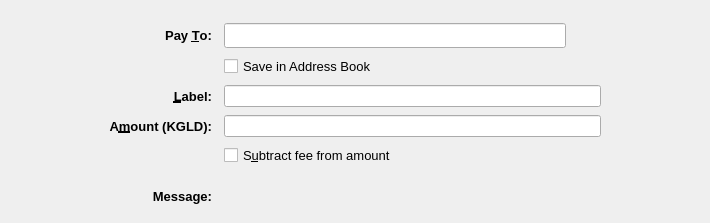
<?xml version="1.0" encoding="UTF-8"?>
<ui version="4.0">
 <class>SendCoinsEntry</class>
 <widget class="QStackedWidget" name="SendCoinsEntry">
  <property name="geometry">
   <rect>
    <x>0</x>
    <y>0</y>
    <width>710</width>
    <height>223</height>
   </rect>
  </property>
  <property name="focusPolicy">
   <enum>Qt::TabFocus</enum>
  </property>
  <property name="autoFillBackground">
   <bool>false</bool>
  </property>
  <property name="styleSheet">
   <string notr="true"/>
  </property>
  <property name="currentIndex">
   <number>0</number>
  </property>
  <widget class="QFrame" name="SendCoins">
   <property name="toolTip">
    <string>This is a normal payment.</string>
   </property>
   <property name="frameShape">
    <enum>QFrame::NoFrame</enum>
   </property>
   <layout class="QGridLayout" name="gridLayout">
    <property name="topMargin">
     <number>8</number>
    </property>
    <property name="bottomMargin">
     <number>4</number>
    </property>
    <property name="horizontalSpacing">
     <number>12</number>
    </property>
    <property name="verticalSpacing">
     <number>8</number>
    </property>
    <item row="1" column="0">
     <spacer name="horizontalSpacer">
      <property name="orientation">
       <enum>Qt::Horizontal</enum>
      </property>
      <property name="sizeType">
       <enum>QSizePolicy::Maximum</enum>
      </property>
      <property name="sizeHint" stdset="0">
       <size>
        <width>100</width>
        <height>20</height>
       </size>
      </property>
     </spacer>
    </item>
    <item row="3" column="2">
     <widget class="QLineEdit" name="addAsLabel">
      <property name="sizePolicy">
       <sizepolicy hsizetype="Expanding" vsizetype="Expanding">
        <horstretch>0</horstretch>
        <verstretch>0</verstretch>
       </sizepolicy>
      </property>
      <property name="toolTip">
       <string>Enter a label for this address to add it to the list of used addresses</string>
      </property>
      <property name="styleSheet">
       <string notr="true"/>
      </property>
     </widget>
    </item>
    <item row="0" column="2">
     <spacer name="verticalSpacer">
      <property name="orientation">
       <enum>Qt::Vertical</enum>
      </property>
      <property name="sizeHint" stdset="0">
       <size>
        <width>20</width>
        <height>40</height>
       </size>
      </property>
     </spacer>
    </item>
    <item row="1" column="3">
     <spacer name="horizontalSpacer_2">
      <property name="orientation">
       <enum>Qt::Horizontal</enum>
      </property>
      <property name="sizeType">
       <enum>QSizePolicy::Maximum</enum>
      </property>
      <property name="sizeHint" stdset="0">
       <size>
        <width>100</width>
        <height>20</height>
       </size>
      </property>
     </spacer>
    </item>
    <item row="12" column="2">
     <widget class="QLabel" name="messageTextLabel">
      <property name="toolTip">
       <string>A message that was attached to the kazugold: URI which will be stored with the transaction for your reference. Note: This message will not be sent over the KazuGold network.</string>
      </property>
      <property name="styleSheet">
       <string notr="true"/>
      </property>
      <property name="textFormat">
       <enum>Qt::PlainText</enum>
      </property>
     </widget>
    </item>
    <item row="1" column="1">
     <widget class="QLabel" name="payToLabel">
      <property name="font">
       <font>
        <pointsize>10</pointsize>
        <weight>75</weight>
        <bold>true</bold>
       </font>
      </property>
      <property name="text">
       <string>Pay &amp;To:</string>
      </property>
      <property name="alignment">
       <set>Qt::AlignRight|Qt::AlignTrailing|Qt::AlignVCenter</set>
      </property>
      <property name="buddy">
       <cstring>payTo</cstring>
      </property>
     </widget>
    </item>
    <item row="12" column="1">
     <widget class="QLabel" name="messageLabel">
      <property name="font">
       <font>
        <pointsize>10</pointsize>
        <weight>75</weight>
        <bold>true</bold>
       </font>
      </property>
      <property name="text">
       <string>Message:</string>
      </property>
      <property name="alignment">
       <set>Qt::AlignRight|Qt::AlignTrailing|Qt::AlignVCenter</set>
      </property>
     </widget>
    </item>
    <item row="6" column="2">
     <layout class="QHBoxLayout" name="horizontalLayoutAmount" stretch="0">
      <item>
       <widget class="KazuGoldAmountField" name="payAmount">
        <property name="sizePolicy">
         <sizepolicy hsizetype="Expanding" vsizetype="Expanding">
          <horstretch>0</horstretch>
          <verstretch>0</verstretch>
         </sizepolicy>
        </property>
        <property name="styleSheet">
         <string notr="true"/>
        </property>
       </widget>
      </item>
     </layout>
    </item>
    <item row="3" column="1">
     <widget class="QLabel" name="labellLabel">
      <property name="font">
       <font>
        <pointsize>10</pointsize>
        <weight>75</weight>
        <bold>true</bold>
       </font>
      </property>
      <property name="text">
       <string>&amp;Label:</string>
      </property>
      <property name="alignment">
       <set>Qt::AlignRight|Qt::AlignTrailing|Qt::AlignVCenter</set>
      </property>
      <property name="buddy">
       <cstring>addAsLabel</cstring>
      </property>
     </widget>
    </item>
    <item row="1" column="2">
     <layout class="QHBoxLayout" name="payToLayout">
      <property name="spacing">
       <number>0</number>
      </property>
      <item>
       <widget class="QValidatedLineEdit" name="payTo">
        <property name="sizePolicy">
         <sizepolicy hsizetype="Expanding" vsizetype="Expanding">
          <horstretch>0</horstretch>
          <verstretch>0</verstretch>
         </sizepolicy>
        </property>
        <property name="toolTip">
         <string>The KazuGold address to send the payment to</string>
        </property>
        <property name="styleSheet">
         <string notr="true"/>
        </property>
       </widget>
      </item>
      <item>
       <widget class="QToolButton" name="addressBookButton">
        <property name="toolTip">
         <string notr="true"/>
        </property>
        <property name="styleSheet">
         <string notr="true">border:0;background:transparent</string>
        </property>
        <property name="text">
         <string/>
        </property>
        <property name="icon">
         <iconset resource="../kazugold.qrc">
          <normaloff>:/icons/address-book</normaloff>:/icons/address-book</iconset>
        </property>
        <property name="iconSize">
         <size>
          <width>22</width>
          <height>22</height>
         </size>
        </property>
        <property name="shortcut">
         <string>Alt+A</string>
        </property>
       </widget>
      </item>
      <item>
       <spacer name="horizontalSpacer_3">
        <property name="orientation">
         <enum>Qt::Horizontal</enum>
        </property>
        <property name="sizeType">
         <enum>QSizePolicy::Maximum</enum>
        </property>
        <property name="sizeHint" stdset="0">
         <size>
          <width>10</width>
          <height>20</height>
         </size>
        </property>
       </spacer>
      </item>
     </layout>
    </item>
    <item row="10" column="2">
     <spacer name="verticalSpacer_3">
      <property name="orientation">
       <enum>Qt::Vertical</enum>
      </property>
      <property name="sizeHint" stdset="0">
       <size>
        <width>20</width>
        <height>40</height>
       </size>
      </property>
     </spacer>
    </item>
    <item row="2" column="2">
     <widget class="QCheckBox" name="addressBookCheckBox">
      <property name="font">
       <font>
        <pointsize>10</pointsize>
       </font>
      </property>
      <property name="text">
       <string>Save in Address Book</string>
      </property>
     </widget>
    </item>
    <item row="6" column="1">
     <widget class="QLabel" name="amountLabel">
      <property name="font">
       <font>
        <pointsize>10</pointsize>
        <weight>75</weight>
        <bold>true</bold>
       </font>
      </property>
      <property name="text">
       <string>A&amp;mount (KGLD):</string>
      </property>
      <property name="alignment">
       <set>Qt::AlignRight|Qt::AlignTrailing|Qt::AlignVCenter</set>
      </property>
      <property name="buddy">
       <cstring>payAmount</cstring>
      </property>
     </widget>
    </item>
    <item row="13" column="2">
     <spacer name="verticalSpacer_2">
      <property name="orientation">
       <enum>Qt::Vertical</enum>
      </property>
      <property name="sizeHint" stdset="0">
       <size>
        <width>20</width>
        <height>40</height>
       </size>
      </property>
     </spacer>
    </item>
    <item row="7" column="2">
     <widget class="QCheckBox" name="checkboxSubtractFeeFromAmount">
      <property name="font">
       <font>
        <pointsize>10</pointsize>
       </font>
      </property>
      <property name="toolTip">
       <string>The fee will be deducted from the amount being sent. The recipient will receive less kazugolds than you enter in the amount field. If multiple recipients are selected, the fee is split equally.</string>
      </property>
      <property name="text">
       <string>S&amp;ubtract fee from amount</string>
      </property>
     </widget>
    </item>
   </layout>
  </widget>
  <widget class="QFrame" name="SendCoins_UnauthenticatedPaymentRequest">
   <property name="palette">
    <palette>
     <active>
      <colorrole role="WindowText">
       <brush brushstyle="SolidPattern">
        <color alpha="255">
         <red>0</red>
         <green>0</green>
         <blue>0</blue>
        </color>
       </brush>
      </colorrole>
      <colorrole role="Button">
       <brush brushstyle="SolidPattern">
        <color alpha="255">
         <red>239</red>
         <green>241</green>
         <blue>244</blue>
        </color>
       </brush>
      </colorrole>
      <colorrole role="Light">
       <brush brushstyle="SolidPattern">
        <color alpha="255">
         <red>255</red>
         <green>255</green>
         <blue>255</blue>
        </color>
       </brush>
      </colorrole>
      <colorrole role="Midlight">
       <brush brushstyle="SolidPattern">
        <color alpha="255">
         <red>255</red>
         <green>255</green>
         <blue>191</blue>
        </color>
       </brush>
      </colorrole>
      <colorrole role="Dark">
       <brush brushstyle="SolidPattern">
        <color alpha="255">
         <red>127</red>
         <green>127</green>
         <blue>63</blue>
        </color>
       </brush>
      </colorrole>
      <colorrole role="Mid">
       <brush brushstyle="SolidPattern">
        <color alpha="255">
         <red>170</red>
         <green>170</green>
         <blue>84</blue>
        </color>
       </brush>
      </colorrole>
      <colorrole role="Text">
       <brush brushstyle="SolidPattern">
        <color alpha="255">
         <red>0</red>
         <green>0</green>
         <blue>0</blue>
        </color>
       </brush>
      </colorrole>
      <colorrole role="BrightText">
       <brush brushstyle="SolidPattern">
        <color alpha="255">
         <red>255</red>
         <green>255</green>
         <blue>255</blue>
        </color>
       </brush>
      </colorrole>
      <colorrole role="ButtonText">
       <brush brushstyle="SolidPattern">
        <color alpha="255">
         <red>0</red>
         <green>0</green>
         <blue>0</blue>
        </color>
       </brush>
      </colorrole>
      <colorrole role="Base">
       <brush brushstyle="SolidPattern">
        <color alpha="255">
         <red>239</red>
         <green>241</green>
         <blue>244</blue>
        </color>
       </brush>
      </colorrole>
      <colorrole role="Window">
       <brush brushstyle="SolidPattern">
        <color alpha="255">
         <red>239</red>
         <green>241</green>
         <blue>244</blue>
        </color>
       </brush>
      </colorrole>
      <colorrole role="Shadow">
       <brush brushstyle="SolidPattern">
        <color alpha="255">
         <red>0</red>
         <green>0</green>
         <blue>0</blue>
        </color>
       </brush>
      </colorrole>
      <colorrole role="AlternateBase">
       <brush brushstyle="SolidPattern">
        <color alpha="255">
         <red>255</red>
         <green>255</green>
         <blue>191</blue>
        </color>
       </brush>
      </colorrole>
      <colorrole role="ToolTipBase">
       <brush brushstyle="SolidPattern">
        <color alpha="255">
         <red>255</red>
         <green>255</green>
         <blue>220</blue>
        </color>
       </brush>
      </colorrole>
      <colorrole role="ToolTipText">
       <brush brushstyle="SolidPattern">
        <color alpha="255">
         <red>0</red>
         <green>0</green>
         <blue>0</blue>
        </color>
       </brush>
      </colorrole>
     </active>
     <inactive>
      <colorrole role="WindowText">
       <brush brushstyle="SolidPattern">
        <color alpha="255">
         <red>0</red>
         <green>0</green>
         <blue>0</blue>
        </color>
       </brush>
      </colorrole>
      <colorrole role="Button">
       <brush brushstyle="SolidPattern">
        <color alpha="255">
         <red>239</red>
         <green>241</green>
         <blue>244</blue>
        </color>
       </brush>
      </colorrole>
      <colorrole role="Light">
       <brush brushstyle="SolidPattern">
        <color alpha="255">
         <red>255</red>
         <green>255</green>
         <blue>255</blue>
        </color>
       </brush>
      </colorrole>
      <colorrole role="Midlight">
       <brush brushstyle="SolidPattern">
        <color alpha="255">
         <red>255</red>
         <green>255</green>
         <blue>191</blue>
        </color>
       </brush>
      </colorrole>
      <colorrole role="Dark">
       <brush brushstyle="SolidPattern">
        <color alpha="255">
         <red>127</red>
         <green>127</green>
         <blue>63</blue>
        </color>
       </brush>
      </colorrole>
      <colorrole role="Mid">
       <brush brushstyle="SolidPattern">
        <color alpha="255">
         <red>170</red>
         <green>170</green>
         <blue>84</blue>
        </color>
       </brush>
      </colorrole>
      <colorrole role="Text">
       <brush brushstyle="SolidPattern">
        <color alpha="255">
         <red>0</red>
         <green>0</green>
         <blue>0</blue>
        </color>
       </brush>
      </colorrole>
      <colorrole role="BrightText">
       <brush brushstyle="SolidPattern">
        <color alpha="255">
         <red>255</red>
         <green>255</green>
         <blue>255</blue>
        </color>
       </brush>
      </colorrole>
      <colorrole role="ButtonText">
       <brush brushstyle="SolidPattern">
        <color alpha="255">
         <red>0</red>
         <green>0</green>
         <blue>0</blue>
        </color>
       </brush>
      </colorrole>
      <colorrole role="Base">
       <brush brushstyle="SolidPattern">
        <color alpha="255">
         <red>239</red>
         <green>241</green>
         <blue>244</blue>
        </color>
       </brush>
      </colorrole>
      <colorrole role="Window">
       <brush brushstyle="SolidPattern">
        <color alpha="255">
         <red>239</red>
         <green>241</green>
         <blue>244</blue>
        </color>
       </brush>
      </colorrole>
      <colorrole role="Shadow">
       <brush brushstyle="SolidPattern">
        <color alpha="255">
         <red>0</red>
         <green>0</green>
         <blue>0</blue>
        </color>
       </brush>
      </colorrole>
      <colorrole role="AlternateBase">
       <brush brushstyle="SolidPattern">
        <color alpha="255">
         <red>255</red>
         <green>255</green>
         <blue>191</blue>
        </color>
       </brush>
      </colorrole>
      <colorrole role="ToolTipBase">
       <brush brushstyle="SolidPattern">
        <color alpha="255">
         <red>255</red>
         <green>255</green>
         <blue>220</blue>
        </color>
       </brush>
      </colorrole>
      <colorrole role="ToolTipText">
       <brush brushstyle="SolidPattern">
        <color alpha="255">
         <red>0</red>
         <green>0</green>
         <blue>0</blue>
        </color>
       </brush>
      </colorrole>
     </inactive>
     <disabled>
      <colorrole role="WindowText">
       <brush brushstyle="SolidPattern">
        <color alpha="255">
         <red>127</red>
         <green>127</green>
         <blue>63</blue>
        </color>
       </brush>
      </colorrole>
      <colorrole role="Button">
       <brush brushstyle="SolidPattern">
        <color alpha="255">
         <red>239</red>
         <green>241</green>
         <blue>244</blue>
        </color>
       </brush>
      </colorrole>
      <colorrole role="Light">
       <brush brushstyle="SolidPattern">
        <color alpha="255">
         <red>255</red>
         <green>255</green>
         <blue>255</blue>
        </color>
       </brush>
      </colorrole>
      <colorrole role="Midlight">
       <brush brushstyle="SolidPattern">
        <color alpha="255">
         <red>255</red>
         <green>255</green>
         <blue>191</blue>
        </color>
       </brush>
      </colorrole>
      <colorrole role="Dark">
       <brush brushstyle="SolidPattern">
        <color alpha="255">
         <red>127</red>
         <green>127</green>
         <blue>63</blue>
        </color>
       </brush>
      </colorrole>
      <colorrole role="Mid">
       <brush brushstyle="SolidPattern">
        <color alpha="255">
         <red>170</red>
         <green>170</green>
         <blue>84</blue>
        </color>
       </brush>
      </colorrole>
      <colorrole role="Text">
       <brush brushstyle="SolidPattern">
        <color alpha="255">
         <red>127</red>
         <green>127</green>
         <blue>63</blue>
        </color>
       </brush>
      </colorrole>
      <colorrole role="BrightText">
       <brush brushstyle="SolidPattern">
        <color alpha="255">
         <red>255</red>
         <green>255</green>
         <blue>255</blue>
        </color>
       </brush>
      </colorrole>
      <colorrole role="ButtonText">
       <brush brushstyle="SolidPattern">
        <color alpha="255">
         <red>127</red>
         <green>127</green>
         <blue>63</blue>
        </color>
       </brush>
      </colorrole>
      <colorrole role="Base">
       <brush brushstyle="SolidPattern">
        <color alpha="255">
         <red>239</red>
         <green>241</green>
         <blue>244</blue>
        </color>
       </brush>
      </colorrole>
      <colorrole role="Window">
       <brush brushstyle="SolidPattern">
        <color alpha="255">
         <red>239</red>
         <green>241</green>
         <blue>244</blue>
        </color>
       </brush>
      </colorrole>
      <colorrole role="Shadow">
       <brush brushstyle="SolidPattern">
        <color alpha="255">
         <red>0</red>
         <green>0</green>
         <blue>0</blue>
        </color>
       </brush>
      </colorrole>
      <colorrole role="AlternateBase">
       <brush brushstyle="SolidPattern">
        <color alpha="255">
         <red>255</red>
         <green>255</green>
         <blue>127</blue>
        </color>
       </brush>
      </colorrole>
      <colorrole role="ToolTipBase">
       <brush brushstyle="SolidPattern">
        <color alpha="255">
         <red>255</red>
         <green>255</green>
         <blue>220</blue>
        </color>
       </brush>
      </colorrole>
      <colorrole role="ToolTipText">
       <brush brushstyle="SolidPattern">
        <color alpha="255">
         <red>0</red>
         <green>0</green>
         <blue>0</blue>
        </color>
       </brush>
      </colorrole>
     </disabled>
    </palette>
   </property>
   <property name="toolTip">
    <string>This is an unauthenticated payment request.</string>
   </property>
   <property name="autoFillBackground">
    <bool>false</bool>
   </property>
   <property name="frameShape">
    <enum>QFrame::NoFrame</enum>
   </property>
   <layout class="QGridLayout" name="gridLayout_is">
    <property name="spacing">
     <number>12</number>
    </property>
    <item row="0" column="0">
     <widget class="QLabel" name="payToLabel_is">
      <property name="text">
       <string>Pay To:</string>
      </property>
      <property name="alignment">
       <set>Qt::AlignRight|Qt::AlignTrailing|Qt::AlignVCenter</set>
      </property>
     </widget>
    </item>
    <item row="0" column="1">
     <layout class="QHBoxLayout" name="payToLayout_is">
      <property name="spacing">
       <number>0</number>
      </property>
      <item>
       <widget class="QLabel" name="payTo_is">
        <property name="styleSheet">
         <string notr="true">background: #fff; border-radius: 4px; border: 1px solid #000; padding:2px</string>
        </property>
       </widget>
      </item>
      <item>
       <widget class="QToolButton" name="deleteButton_is">
        <property name="toolTip">
         <string>Remove this entry</string>
        </property>
        <property name="text">
         <string/>
        </property>
        <property name="icon">
         <iconset resource="../kazugold.qrc">
          <normaloff>:/icons/remove</normaloff>:/icons/remove</iconset>
        </property>
       </widget>
      </item>
     </layout>
    </item>
    <item row="1" column="0">
     <widget class="QLabel" name="memoLabel_is">
      <property name="text">
       <string>Memo:</string>
      </property>
      <property name="alignment">
       <set>Qt::AlignRight|Qt::AlignTrailing|Qt::AlignVCenter</set>
      </property>
     </widget>
    </item>
    <item row="1" column="1">
     <widget class="QLabel" name="memoTextLabel_is">
      <property name="styleSheet">
       <string notr="true">background: #fff; border-radius: 4px; border: 1px solid #000; padding:2px</string>
      </property>
      <property name="textFormat">
       <enum>Qt::PlainText</enum>
      </property>
     </widget>
    </item>
    <item row="2" column="0">
     <widget class="QLabel" name="amountLabel_is">
      <property name="text">
       <string>A&amp;mount:</string>
      </property>
      <property name="alignment">
       <set>Qt::AlignRight|Qt::AlignTrailing|Qt::AlignVCenter</set>
      </property>
      <property name="buddy">
       <cstring>payAmount_is</cstring>
      </property>
     </widget>
    </item>
    <item row="2" column="1">
     <widget class="KazuGoldAmountField" name="payAmount_is">
      <property name="acceptDrops">
       <bool>false</bool>
      </property>
      <property name="styleSheet">
       <string notr="true">background: #fff; border-radius: 4px; border: 1px solid #000; padding:2px</string>
      </property>
     </widget>
    </item>
   </layout>
  </widget>
  <widget class="QFrame" name="SendCoins_AuthenticatedPaymentRequest">
   <property name="palette">
    <palette>
     <active>
      <colorrole role="WindowText">
       <brush brushstyle="SolidPattern">
        <color alpha="255">
         <red>0</red>
         <green>0</green>
         <blue>0</blue>
        </color>
       </brush>
      </colorrole>
      <colorrole role="Button">
       <brush brushstyle="SolidPattern">
        <color alpha="255">
         <red>239</red>
         <green>241</green>
         <blue>244</blue>
        </color>
       </brush>
      </colorrole>
      <colorrole role="Light">
       <brush brushstyle="SolidPattern">
        <color alpha="255">
         <red>230</red>
         <green>255</green>
         <blue>224</blue>
        </color>
       </brush>
      </colorrole>
      <colorrole role="Midlight">
       <brush brushstyle="SolidPattern">
        <color alpha="255">
         <red>185</red>
         <green>243</green>
         <blue>171</blue>
        </color>
       </brush>
      </colorrole>
      <colorrole role="Dark">
       <brush brushstyle="SolidPattern">
        <color alpha="255">
         <red>70</red>
         <green>116</green>
         <blue>59</blue>
        </color>
       </brush>
      </colorrole>
      <colorrole role="Mid">
       <brush brushstyle="SolidPattern">
        <color alpha="255">
         <red>93</red>
         <green>155</green>
         <blue>79</blue>
        </color>
       </brush>
      </colorrole>
      <colorrole role="Text">
       <brush brushstyle="SolidPattern">
        <color alpha="255">
         <red>0</red>
         <green>0</green>
         <blue>0</blue>
        </color>
       </brush>
      </colorrole>
      <colorrole role="BrightText">
       <brush brushstyle="SolidPattern">
        <color alpha="255">
         <red>155</red>
         <green>255</green>
         <blue>147</blue>
        </color>
       </brush>
      </colorrole>
      <colorrole role="ButtonText">
       <brush brushstyle="SolidPattern">
        <color alpha="255">
         <red>0</red>
         <green>0</green>
         <blue>0</blue>
        </color>
       </brush>
      </colorrole>
      <colorrole role="Base">
       <brush brushstyle="SolidPattern">
        <color alpha="255">
         <red>239</red>
         <green>241</green>
         <blue>244</blue>
        </color>
       </brush>
      </colorrole>
      <colorrole role="Window">
       <brush brushstyle="SolidPattern">
        <color alpha="255">
         <red>239</red>
         <green>241</green>
         <blue>244</blue>
        </color>
       </brush>
      </colorrole>
      <colorrole role="Shadow">
       <brush brushstyle="SolidPattern">
        <color alpha="255">
         <red>0</red>
         <green>0</green>
         <blue>0</blue>
        </color>
       </brush>
      </colorrole>
      <colorrole role="AlternateBase">
       <brush brushstyle="SolidPattern">
        <color alpha="255">
         <red>197</red>
         <green>243</green>
         <blue>187</blue>
        </color>
       </brush>
      </colorrole>
      <colorrole role="NoRole">
       <brush brushstyle="SolidPattern">
        <color alpha="255">
         <red>125</red>
         <green>194</green>
         <blue>122</blue>
        </color>
       </brush>
      </colorrole>
      <colorrole role="ToolTipBase">
       <brush brushstyle="SolidPattern">
        <color alpha="255">
         <red>255</red>
         <green>255</green>
         <blue>220</blue>
        </color>
       </brush>
      </colorrole>
      <colorrole role="ToolTipText">
       <brush brushstyle="SolidPattern">
        <color alpha="255">
         <red>0</red>
         <green>0</green>
         <blue>0</blue>
        </color>
       </brush>
      </colorrole>
     </active>
     <inactive>
      <colorrole role="WindowText">
       <brush brushstyle="SolidPattern">
        <color alpha="255">
         <red>0</red>
         <green>0</green>
         <blue>0</blue>
        </color>
       </brush>
      </colorrole>
      <colorrole role="Button">
       <brush brushstyle="SolidPattern">
        <color alpha="255">
         <red>239</red>
         <green>241</green>
         <blue>244</blue>
        </color>
       </brush>
      </colorrole>
      <colorrole role="Light">
       <brush brushstyle="SolidPattern">
        <color alpha="255">
         <red>230</red>
         <green>255</green>
         <blue>224</blue>
        </color>
       </brush>
      </colorrole>
      <colorrole role="Midlight">
       <brush brushstyle="SolidPattern">
        <color alpha="255">
         <red>185</red>
         <green>243</green>
         <blue>171</blue>
        </color>
       </brush>
      </colorrole>
      <colorrole role="Dark">
       <brush brushstyle="SolidPattern">
        <color alpha="255">
         <red>70</red>
         <green>116</green>
         <blue>59</blue>
        </color>
       </brush>
      </colorrole>
      <colorrole role="Mid">
       <brush brushstyle="SolidPattern">
        <color alpha="255">
         <red>93</red>
         <green>155</green>
         <blue>79</blue>
        </color>
       </brush>
      </colorrole>
      <colorrole role="Text">
       <brush brushstyle="SolidPattern">
        <color alpha="255">
         <red>0</red>
         <green>0</green>
         <blue>0</blue>
        </color>
       </brush>
      </colorrole>
      <colorrole role="BrightText">
       <brush brushstyle="SolidPattern">
        <color alpha="255">
         <red>155</red>
         <green>255</green>
         <blue>147</blue>
        </color>
       </brush>
      </colorrole>
      <colorrole role="ButtonText">
       <brush brushstyle="SolidPattern">
        <color alpha="255">
         <red>0</red>
         <green>0</green>
         <blue>0</blue>
        </color>
       </brush>
      </colorrole>
      <colorrole role="Base">
       <brush brushstyle="SolidPattern">
        <color alpha="255">
         <red>239</red>
         <green>241</green>
         <blue>244</blue>
        </color>
       </brush>
      </colorrole>
      <colorrole role="Window">
       <brush brushstyle="SolidPattern">
        <color alpha="255">
         <red>239</red>
         <green>241</green>
         <blue>244</blue>
        </color>
       </brush>
      </colorrole>
      <colorrole role="Shadow">
       <brush brushstyle="SolidPattern">
        <color alpha="255">
         <red>0</red>
         <green>0</green>
         <blue>0</blue>
        </color>
       </brush>
      </colorrole>
      <colorrole role="AlternateBase">
       <brush brushstyle="SolidPattern">
        <color alpha="255">
         <red>197</red>
         <green>243</green>
         <blue>187</blue>
        </color>
       </brush>
      </colorrole>
      <colorrole role="NoRole">
       <brush brushstyle="SolidPattern">
        <color alpha="255">
         <red>125</red>
         <green>194</green>
         <blue>122</blue>
        </color>
       </brush>
      </colorrole>
      <colorrole role="ToolTipBase">
       <brush brushstyle="SolidPattern">
        <color alpha="255">
         <red>255</red>
         <green>255</green>
         <blue>220</blue>
        </color>
       </brush>
      </colorrole>
      <colorrole role="ToolTipText">
       <brush brushstyle="SolidPattern">
        <color alpha="255">
         <red>0</red>
         <green>0</green>
         <blue>0</blue>
        </color>
       </brush>
      </colorrole>
     </inactive>
     <disabled>
      <colorrole role="WindowText">
       <brush brushstyle="SolidPattern">
        <color alpha="255">
         <red>70</red>
         <green>116</green>
         <blue>59</blue>
        </color>
       </brush>
      </colorrole>
      <colorrole role="Button">
       <brush brushstyle="SolidPattern">
        <color alpha="255">
         <red>239</red>
         <green>241</green>
         <blue>244</blue>
        </color>
       </brush>
      </colorrole>
      <colorrole role="Light">
       <brush brushstyle="SolidPattern">
        <color alpha="255">
         <red>230</red>
         <green>255</green>
         <blue>224</blue>
        </color>
       </brush>
      </colorrole>
      <colorrole role="Midlight">
       <brush brushstyle="SolidPattern">
        <color alpha="255">
         <red>185</red>
         <green>243</green>
         <blue>171</blue>
        </color>
       </brush>
      </colorrole>
      <colorrole role="Dark">
       <brush brushstyle="SolidPattern">
        <color alpha="255">
         <red>70</red>
         <green>116</green>
         <blue>59</blue>
        </color>
       </brush>
      </colorrole>
      <colorrole role="Mid">
       <brush brushstyle="SolidPattern">
        <color alpha="255">
         <red>93</red>
         <green>155</green>
         <blue>79</blue>
        </color>
       </brush>
      </colorrole>
      <colorrole role="Text">
       <brush brushstyle="SolidPattern">
        <color alpha="255">
         <red>70</red>
         <green>116</green>
         <blue>59</blue>
        </color>
       </brush>
      </colorrole>
      <colorrole role="BrightText">
       <brush brushstyle="SolidPattern">
        <color alpha="255">
         <red>155</red>
         <green>255</green>
         <blue>147</blue>
        </color>
       </brush>
      </colorrole>
      <colorrole role="ButtonText">
       <brush brushstyle="SolidPattern">
        <color alpha="255">
         <red>70</red>
         <green>116</green>
         <blue>59</blue>
        </color>
       </brush>
      </colorrole>
      <colorrole role="Base">
       <brush brushstyle="SolidPattern">
        <color alpha="255">
         <red>239</red>
         <green>241</green>
         <blue>244</blue>
        </color>
       </brush>
      </colorrole>
      <colorrole role="Window">
       <brush brushstyle="SolidPattern">
        <color alpha="255">
         <red>239</red>
         <green>241</green>
         <blue>244</blue>
        </color>
       </brush>
      </colorrole>
      <colorrole role="Shadow">
       <brush brushstyle="SolidPattern">
        <color alpha="255">
         <red>0</red>
         <green>0</green>
         <blue>0</blue>
        </color>
       </brush>
      </colorrole>
      <colorrole role="AlternateBase">
       <brush brushstyle="SolidPattern">
        <color alpha="255">
         <red>140</red>
         <green>232</green>
         <blue>119</blue>
        </color>
       </brush>
      </colorrole>
      <colorrole role="NoRole">
       <brush brushstyle="SolidPattern">
        <color alpha="255">
         <red>125</red>
         <green>194</green>
         <blue>122</blue>
        </color>
       </brush>
      </colorrole>
      <colorrole role="ToolTipBase">
       <brush brushstyle="SolidPattern">
        <color alpha="255">
         <red>255</red>
         <green>255</green>
         <blue>220</blue>
        </color>
       </brush>
      </colorrole>
      <colorrole role="ToolTipText">
       <brush brushstyle="SolidPattern">
        <color alpha="255">
         <red>0</red>
         <green>0</green>
         <blue>0</blue>
        </color>
       </brush>
      </colorrole>
     </disabled>
    </palette>
   </property>
   <property name="toolTip">
    <string>This is an authenticated payment request.</string>
   </property>
   <property name="autoFillBackground">
    <bool>false</bool>
   </property>
   <property name="styleSheet">
    <string notr="true">background: #eff1f4; border: 0</string>
   </property>
   <property name="frameShape">
    <enum>QFrame::NoFrame</enum>
   </property>
   <layout class="QGridLayout" name="gridLayout_s">
    <property name="spacing">
     <number>12</number>
    </property>
    <item row="0" column="0">
     <widget class="QLabel" name="payToLabel_s">
      <property name="text">
       <string>Pay To:</string>
      </property>
      <property name="alignment">
       <set>Qt::AlignRight|Qt::AlignTrailing|Qt::AlignVCenter</set>
      </property>
     </widget>
    </item>
    <item row="0" column="1">
     <layout class="QHBoxLayout" name="payToLayout_s">
      <property name="spacing">
       <number>0</number>
      </property>
      <item>
       <widget class="QLabel" name="payTo_s">
        <property name="styleSheet">
         <string notr="true">background: #fff; border-radius: 4px; border: 1px solid #000; padding:2px</string>
        </property>
        <property name="textFormat">
         <enum>Qt::PlainText</enum>
        </property>
       </widget>
      </item>
      <item>
       <widget class="QToolButton" name="deleteButton_s">
        <property name="toolTip">
         <string>Remove this entry</string>
        </property>
        <property name="text">
         <string/>
        </property>
        <property name="icon">
         <iconset resource="../kazugold.qrc">
          <normaloff>:/icons/remove</normaloff>:/icons/remove</iconset>
        </property>
       </widget>
      </item>
     </layout>
    </item>
    <item row="1" column="0">
     <widget class="QLabel" name="memoLabel_s">
      <property name="text">
       <string>Memo:</string>
      </property>
      <property name="alignment">
       <set>Qt::AlignRight|Qt::AlignTrailing|Qt::AlignVCenter</set>
      </property>
     </widget>
    </item>
    <item row="1" column="1">
     <widget class="QLabel" name="memoTextLabel_s">
      <property name="styleSheet">
       <string notr="true">background: #fff; border-radius: 4px; border: 1px solid #000; padding:2px</string>
      </property>
      <property name="textFormat">
       <enum>Qt::PlainText</enum>
      </property>
     </widget>
    </item>
    <item row="2" column="0">
     <widget class="QLabel" name="amountLabel_s">
      <property name="text">
       <string>A&amp;mount:</string>
      </property>
      <property name="alignment">
       <set>Qt::AlignRight|Qt::AlignTrailing|Qt::AlignVCenter</set>
      </property>
      <property name="buddy">
       <cstring>payAmount_s</cstring>
      </property>
     </widget>
    </item>
    <item row="2" column="1">
     <widget class="KazuGoldAmountField" name="payAmount_s">
      <property name="acceptDrops">
       <bool>false</bool>
      </property>
      <property name="styleSheet">
       <string notr="true">background: #fff; border-radius: 4px; border: 1px solid #000; padding:2px</string>
      </property>
     </widget>
    </item>
   </layout>
  </widget>
 </widget>
 <customwidgets>
  <customwidget>
   <class>QValidatedLineEdit</class>
   <extends>QLineEdit</extends>
   <header>qvalidatedlineedit.h</header>
  </customwidget>
  <customwidget>
   <class>KazuGoldAmountField</class>
   <extends>QLineEdit</extends>
   <header>kazugoldamountfield.h</header>
   <container>1</container>
  </customwidget>
 </customwidgets>
 <tabstops>
  <tabstop>payTo</tabstop>
  <tabstop>addressBookButton</tabstop>
  <tabstop>payAmount</tabstop>
  <tabstop>payAmount_is</tabstop>
  <tabstop>deleteButton_is</tabstop>
  <tabstop>payAmount_s</tabstop>
  <tabstop>deleteButton_s</tabstop>
 </tabstops>
 <resources>
  <include location="../kazugold.qrc"/>
 </resources>
 <connections/>
</ui>
